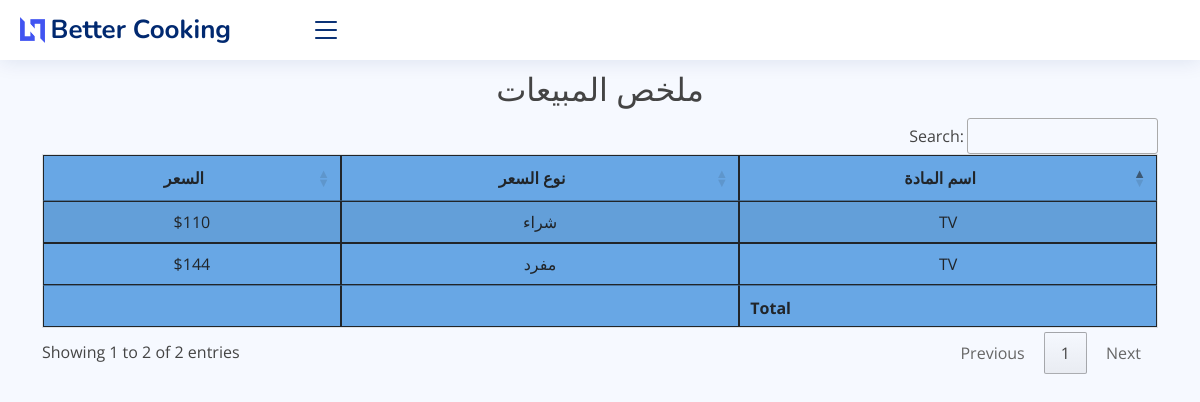
Before: /price_list/ with the older database file.
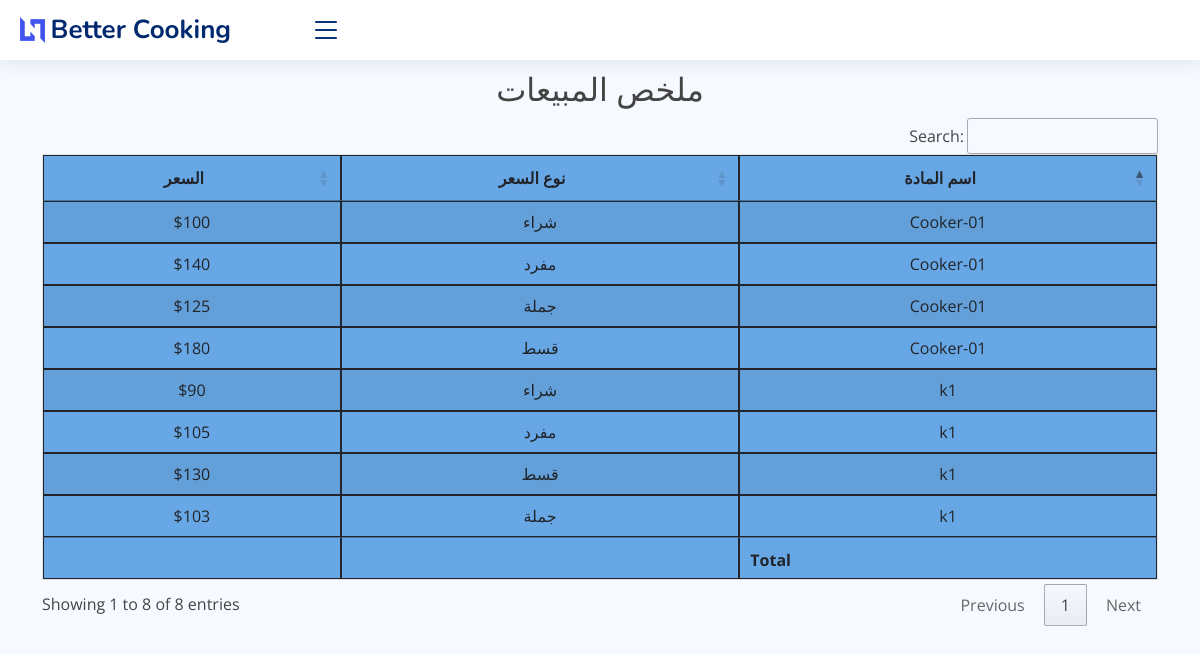
After: the same page with the newer database file.
### core/models.py (models this page shows, shortened)
class Item(models.Model):
    PRICELIST = (
        ('مفرد', 'مفرد'),
        ('جملة', 'جملة'),
        ('شراء', 'شراء'),
        ('قسط', 'قسط'),
    )
    name = models.CharField(max_length=255)
    price = models.PositiveIntegerField(default=1)
    price_list = models.CharField(max_length=8, choices=PRICELIST, default='مفرد')
    class Meta:
        verbose_name_plural = 'المواد'

### core/views.py (the view)
# urls.py: path('price_list/', views.price_list, name='price_list'),
def price_list(request):
    us_p = Item.objects.select_related()
    context = {'us_p': us_p}
    return render(request, 'core/reports/price_list.html', context)

### core/templates/core/reports/price_list.html (shortened to what this page needs)
{% extends 'core/base.html' %}
{% block content %}
    <br>
    <br> <br>
    <h2 class="text-center"> ملخص المبيعات </h2>
    <table id="example1" class="table table-striped" style="background-color: #68a7e5">
        <thead>
        <tr>
            <th style="text-align: center">اسم المادة</th>
            <th style="text-align: center">نوع السعر</th>
            <th style="text-align: center"> السعر</th>
        </tr>
        </thead>
        <tbody>
        {% for i in  us_p %}
            <tr>
                <td>{{ i.name }}</td>
                <td>{{ i.price_list }}</td>
                <td>${{ i.price }}</td>
            </tr>
        {% endfor %}
        </tbody>
        <tfoot>
        <th></th>
        <th></th>
        <th></th>
        </tfoot>
    </table>
{% endblock %}

Changed rows visible on the page:
removed Item: name "TV", price_list "شراء", price "110"
removed Item: name "TV", price_list "مفرد", price "144"
added Item: name "Cooker-01", price_list "شراء", price "100"
added Item: name "Cooker-01", price_list "مفرد", price "140"
added Item: name "Cooker-01", price_list "جملة", price "125"
added Item: name "Cooker-01", price_list "قسط", price "180"
added Item: name "k1", price_list "شراء", price "90"
added Item: name "k1", price_list "مفرد", price "105"
added Item: name "k1", price_list "قسط", price "130"
added Item: name "k1", price_list "جملة", price "103"
Other visible differences:
text written by a page script: "Search: Showing 1 to 2 of 2 entries Previous 1 Next" → "Search: Showing 1 to 8 of 8 entries Previous 1 Next"
